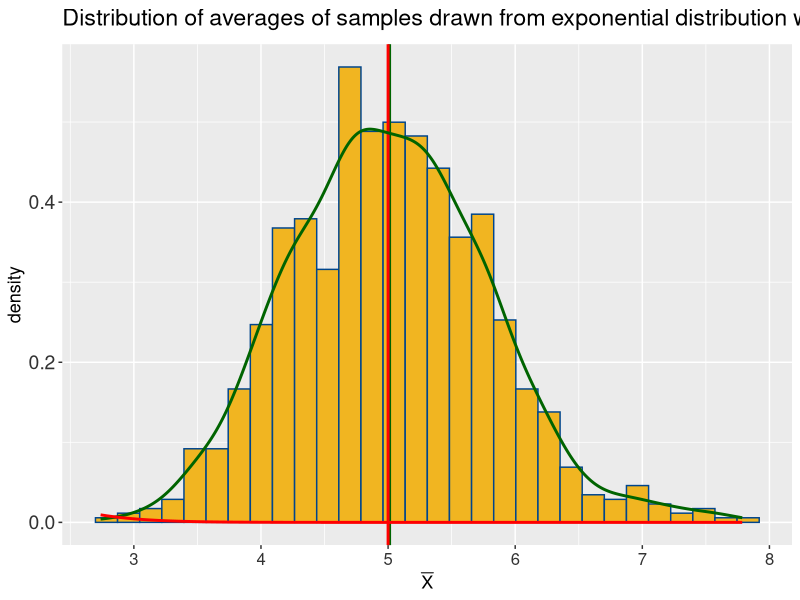

The R source for this figure:
## ---- chunk 1
lambda <- 0.2
n <- 40
nsim <- 1000
set.seed(123) 
sim_sample <- matrix(rexp(n*nsim, rate = lambda), nrow = nsim, ncol = n)
sim_sample_mean <- apply(sim_sample, 1, mean)
mean(sim_sample)
(mu <- 1 / lambda)
## ---- chunk 2
var(sim_sample_mean)
(sig2 <- (1 / lambda ^ 2) / n )
## ---- chunk 3
library(ggplot2)
ggplot(data.frame(sim_sample_mean), aes (x = sim_sample_mean)) + 
    geom_histogram(aes(y = ..density..), colour = "#00458c", fill = "#F1B521") + 
    geom_vline(xintercept = c(mean(sim_sample_mean), 5), size = c(1,1), 
               colour = c("darkgreen", "red")) +
    xlab(expression(bar(X))) + geom_density(colour = "darkgreen", size = 1) +
    ggtitle(expression(paste("Distribution of averages of samples drawn from exponential distribution with ", lambda, " = 0.2"))) +
    theme(axis.text.x = element_text(colour = "grey20", size = 12), 
          axis.text.y = element_text(colour = "grey20", size = 14),
          axis.title.x = element_text(size = 13, hjust = .5),
          axis.title.y = element_text(size = 13, hjust = .5, vjust = 1),
          title = element_text(size = 14, hjust = .5)) +
    scale_x_continuous(breaks = c(seq(0, 8, 1))) +
    stat_function(fun = dnorm, arg = list(mean = 5, sd = sqrt(sig2)),
                  colour = "red", size = 1)
